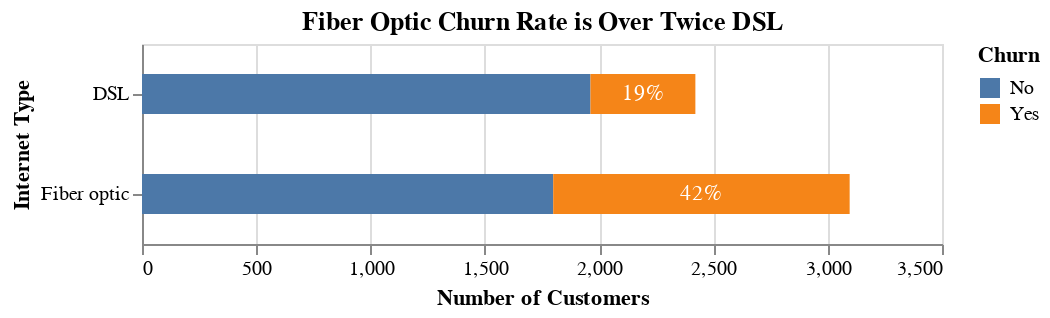

The cell this chart's notebook holds for it:
### Code cell
bars = alt.Chart(chart_data,
         title='Fiber Optic Churn Rate is Over Twice DSL',
         height=100
         ).mark_bar(
            size=20
         ).encode(
            alt.X('sum(customerID)', title='Number of Customers'),
            alt.Y('InternetService', title='Internet Type'),
            color='Churn',
            order=alt.Order(
                'Churn',
                sort='ascending'
            )
         )

text = alt.Chart(chart_data.query('Churn == "Yes"')).mark_text(color='white').encode(
    x="x:Q",
    y=alt.Y('InternetService'),
    text=alt.Text('percent')
).transform_calculate(
    x='datum.total - datum.customerID/2'
)

(bars + text)

### Figure 1 — Vega-Lite specification as saved in the notebook (floating-point values rounded to 4 significant figures)
{"$schema": "https://vega.github.io/schema/vega-lite/v3.3.0.json", "config": {"mark": {"tooltip": null}, "view": {"height": 300, "width": 400}}, "datasets": {"data-78aa4fa73d942b9863f4536c68b6f4f8": [{"Churn": "Yes", "InternetService": "DSL", "customerID": 459, "pct_pos": 2192.0, "percent": "19%", "total": 2421}, {"Churn": "Yes", "InternetService": "Fiber optic", "customerID": 1297, "pct_pos": 2448.0, "percent": "42%", "total": 3096}], "data-b2029f9608c064e0ea1d22ece60ea9d1": [{"Churn": "No", "InternetService": "DSL", "customerID": 1962, "pct_pos": 1440, "percent": "81%", "total": 2421}, {"Churn": "Yes", "InternetService": "DSL", "customerID": 459, "pct_pos": 2192.0, "percent": "19%", "total": 2421}, {"Churn": "No", "InternetService": "Fiber optic", "customerID": 1799, "pct_pos": 2196.0, "percent": "58%", "total": 3096}, {"Churn": "Yes", "InternetService": "Fiber optic", "customerID": 1297, "pct_pos": 2448.0, "percent": "42%", "total": 3096}]}, "layer": [{"data": {"name": "data-b2029f9608c064e0ea1d22ece60ea9d1"}, "encoding": {"color": {"field": "Churn", "type": "nominal"}, "order": {"field": "Churn", "sort": "ascending", "type": "nominal"}, "x": {"aggregate": "sum", "field": "customerID", "title": "Number of Customers", "type": "quantitative"}, "y": {"field": "InternetService", "title": "Internet Type", "type": "nominal"}}, "height": 100, "mark": {"size": 20, "type": "bar"}, "title": "Fiber Optic Churn Rate is Over Twice DSL"}, {"data": {"name": "data-78aa4fa73d942b9863f4536c68b6f4f8"}, "encoding": {"text": {"field": "percent", "type": "nominal"}, "x": {"field": "x", "type": "quantitative"}, "y": {"field": "InternetService", "type": "nominal"}}, "mark": {"color": "white", "type": "text"}, "transform": [{"as": "x", "calculate": "datum.total - datum.customerID/2"}]}]}
